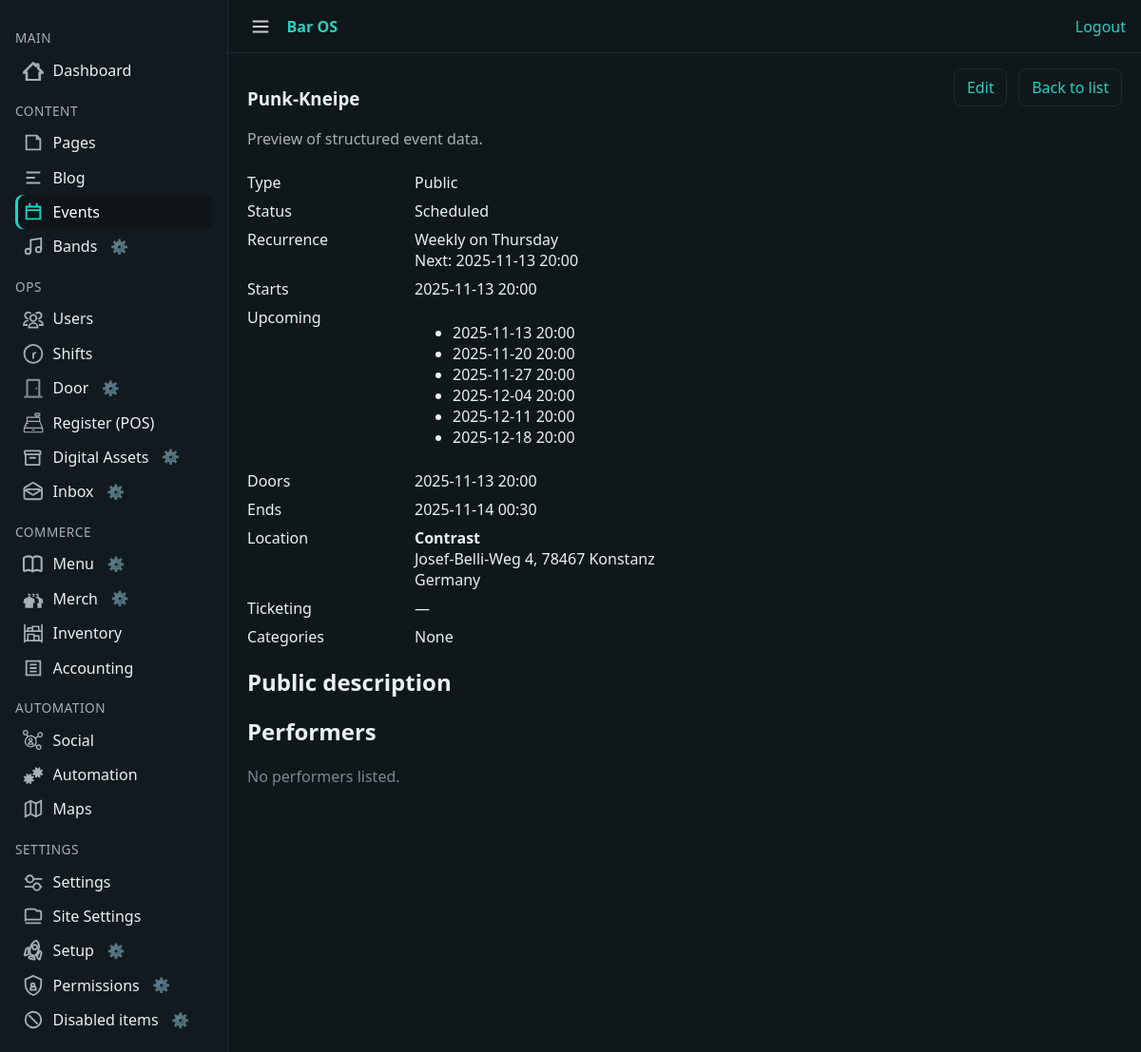
/cms/events/punk-kneipe/ (signed in), run on an earlier commit of the app's database.
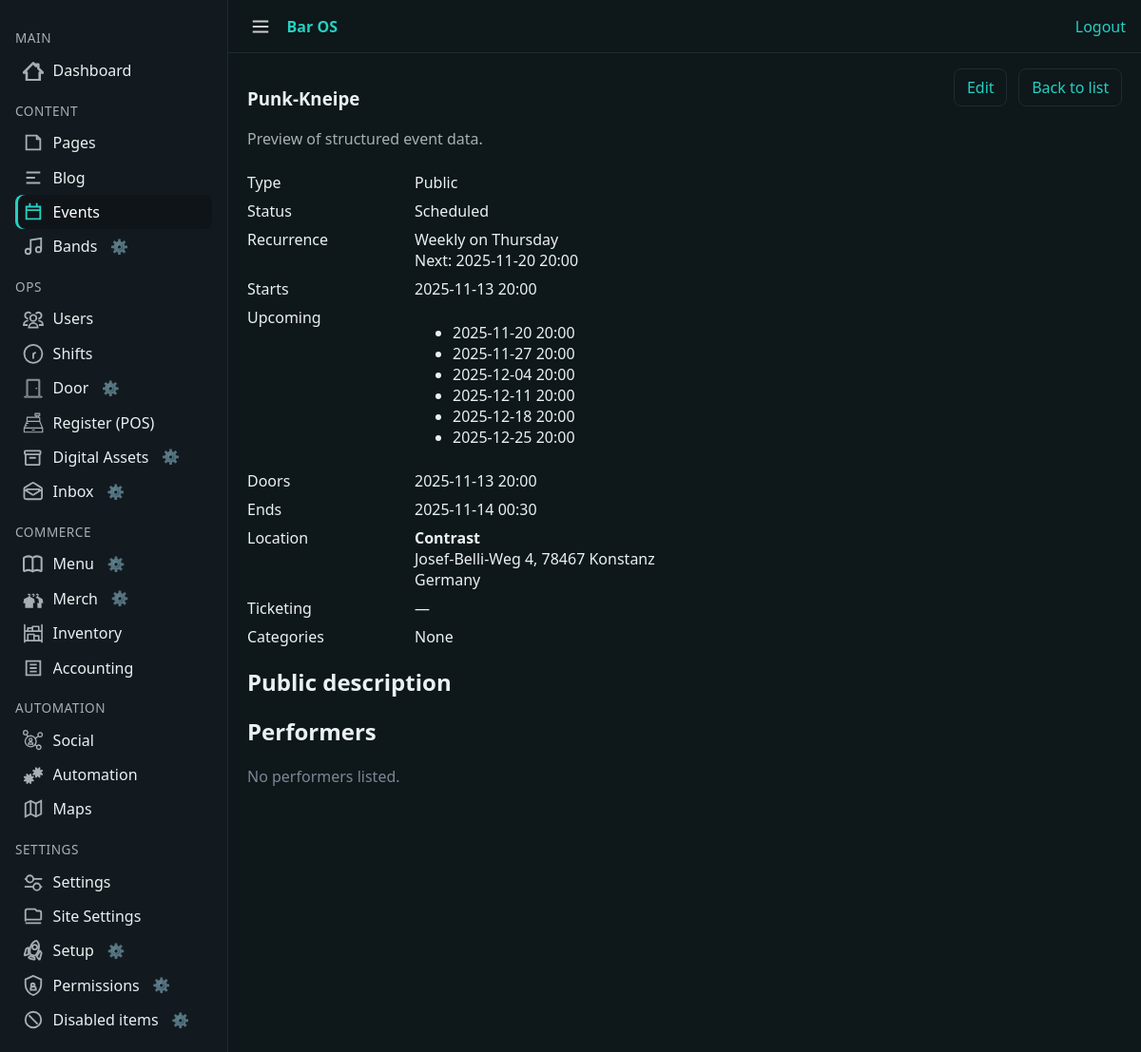
And on a later commit of the database.
### app/events/models.py (models this page shows, shortened)
class Event(models.Model):
    class EventType(models.TextChoices):
        PUBLIC = "public", "Public"
        INTERNAL = "internal", "Internal"
    class Status(models.TextChoices):
        DRAFT = "draft", "Draft"
        SCHEDULED = "scheduled", "Scheduled"
        PUBLISHED = "published", "Published"
        ARCHIVED = "archived", "Archived"
        CANCELLED = "cancelled", "Cancelled"
    class RecurrenceFrequency(models.TextChoices):
        NONE = "none", "Does not repeat"
        WEEKLY = "weekly", "Weekly"
        BIWEEKLY = "biweekly", "Every other week"
        MONTHLY_DATE = "monthly_date", "Monthly (specific date)"
        MONTHLY_WEEKDAY = "monthly_weekday", "Monthly (weekday, e.g. 1st Thursday)"
    class Weekday(models.IntegerChoices):
        MONDAY = 0, "Monday"
        TUESDAY = 1, "Tuesday"
        WEDNESDAY = 2, "Wednesday"
        THURSDAY = 3, "Thursday"
        FRIDAY = 4, "Friday"
        SATURDAY = 5, "Saturday"
        SUNDAY = 6, "Sunday"
    class WeekOfMonth(models.IntegerChoices):
        FIRST = 1, "First"
        SECOND = 2, "Second"
        THIRD = 3, "Third"
        FOURTH = 4, "Fourth"
        FIFTH = 5, "Fifth"
    title = models.CharField(max_length=200)
    slug = models.SlugField(max_length=220, unique=True, blank=True)
    status = models.CharField(
        max_length=12, choices=Status.choices, default=Status.DRAFT
    )
    event_type = models.CharField(
        max_length=20, choices=EventType.choices, default=EventType.PUBLIC
    )
    hero_image = models.ImageField(
        upload_to="events/hero/", blank=True, null=True
    )
    teaser = models.CharField(
        max_length=280,
        blank=True,
        help_text="Short summary for cards, social previews, SEO descriptions.",
    )
    description_public = models.TextField(
        blank=True, help_text="Markdown or HTML rendered on the public site."
    )
    description_internal = models.TextField(
        blank=True,
        help_text="Staff-only notes (door team briefings, settlement notes, etc.)",
    )
    categories = models.ManyToManyField(
        EventCategory,
        blank=True,
        related_name="events",
        help_text="Pick all that apply (used for filtering and SEO markup).",
    )
    doors_at = models.DateTimeField(blank=True, null=True)
    starts_at = models.DateTimeField(blank=True, null=True)
    ends_at = models.DateTimeField(blank=True, null=True)
    curfew_at = models.DateTimeField(blank=True, null=True)
    recurrence_frequency = models.CharField(
        max_length=32,
        choices=RecurrenceFrequency.choices,
        default=RecurrenceFrequency.NONE,
    )
    recurrence_weekday = models.PositiveSmallIntegerField(
        choices=Weekday.choices,
        blank=True,
        null=True,
        help_text="Weekday used for recurring patterns.",
    )
    recurrence_week_of_month = models.PositiveSmallIntegerField(
        choices=WeekOfMonth.choices,
        blank=True,
        null=True,
        help_text="Which week (1st, 2nd, etc.) of the month for weekday-based recurrences.",
    )
    recurrence_day_of_month = models.PositiveSmallIntegerField(
        blank=True,
        null=True,
        help_text="Specific day of the month (1-31) for date-based recurrences.",
    )
    recurrence_next_start_at = models.DateTimeField(
        blank=True,
        null=True,
        help_text="Optional next scheduled start when managing recurring series.",
    )
    ticket_url = models.URLField(blank=True)
    ticket_price_from = models.DecimalField(
        max_digits=7, decimal_places=2, blank=True, null=True
    )
    ticket_price_to = models.DecimalField(
        max_digits=7, decimal_places=2, blank=True, null=True
    )
    is_free = models.BooleanField(default=False)
    requires_shifts = models.BooleanField(
        default=False,
        help_text="If checked, event will appear in the shift planner.",
    )
    standard_shifts = models.ManyToManyField(
        "shifts.ShiftTemplate",
        blank=True,
        related_name="events",
        help_text="Select standard shifts (door, bar, etc.) to generate for this event.",
    )
    venue_name = models.CharField(max_length=200, blank=True)
    venue_address = models.CharField(max_length=255, blank=True)
    venue_postal_code = models.CharField(max_length=32, blank=True)
    venue_city = models.CharField(max_length=120, blank=True)
    venue_country = models.CharField(max_length=120, blank=True)
    seo_title = models.CharField(max_length=70, blank=True)
    seo_description = models.CharField(max_length=160, blank=True)
    visibility_key = models.CharField(
        max_length=120,
        blank=True,
        help_text="Visibility rule key (managed via the setup visibility cogs).",
    )
    featured = models.BooleanField(default=False)
    published_at = models.DateTimeField(blank=True, null=True)
    archived_at = models.DateTimeField(blank=True, null=True)
    created_by = models.ForeignKey(
        settings.AUTH_USER_MODEL,
        on_delete=models.SET_NULL,
        related_name="events_created",
        blank=True,
        null=True,
    )
    updated_by = models.ForeignKey(
        settings.AUTH_USER_MODEL,
        on_delete=models.SET_NULL,
        related_name="events_updated",
        blank=True,
        null=True,
    )
    created_at = models.DateTimeField(auto_now_add=True)
    updated_at = models.DateTimeField(auto_now=True)
    class Meta:
        ordering = ["-starts_at", "title"]
    @property
    def is_recurring(self) -> bool:
        return self.recurrence_frequency != self.RecurrenceFrequency.NONE
    def get_recurrence_weekday_display(self) -> str:
        if self.recurrence_weekday is None:
            return ""
        try:
            return self.Weekday(self.recurrence_weekday).label
        except ValueError:  # pragma: no cover - defensive fallback
            return ""
    @property
    def recurrence_description(self) -> str:
        freq = self.recurrence_frequency
        if freq == self.RecurrenceFrequency.NONE:
            return "Does not repeat"
        weekday = self.get_recurrence_weekday_display()
        if freq == self.RecurrenceFrequency.WEEKLY:
            return f"Weekly on {weekday}" if weekday else "Weekly"

### app/events/views.py (the view)
# urls.py: path("<slug:slug>/", views.detail, name="detail"),
@login_required
def detail(request: HttpRequest, slug: str) -> HttpResponse:
    event = get_object_or_404(Event.objects.prefetch_related("performers", "categories"), slug=slug)
    occurrences = build_occurrence_series(event, max_occurrences=6, include_past=True)
    return render(request, "events/detail.html", {"event": event, "occurrences": occurrences})

### app/comms/services/audience.py (called while the page is built)
def user_membership_ids(user):
    badge_ids = set()
    try:
        profile = user.profile
        badge_ids = set(profile.badges.values_list("id", flat=True))
    except Exception:
        pass
    group_ids = set(user.groups.values_list("id", flat=True))
    return badge_ids, group_ids

def visible_threads_qs(user, base_qs=None):
    if base_qs is None:
        base_qs = MessageThread.objects.all()
    badge_ids, group_ids = user_membership_ids(user)
    cond = Q(audiences__user=user)
    if badge_ids:
        cond |= Q(audiences__badge_id__in=badge_ids)
    if group_ids:
        cond |= Q(audiences__group_id__in=group_ids)
    qs = base_qs.filter(cond).distinct()
    return qs

### app/core/context_processors.py (called while the page is built)
def sitecfg(request):
    return {"sitecfg": get_config()}

### app/core/encryption.py (called while the page is built)
    def from_db_value(self, value, expression, connection):  # noqa: D401
        if value in self.empty_values:
            return value
        try:
            return super().from_db_value(value, expression, connection)
        except Exception:  # pragma: no cover - best-effort guard
            return value

### app/setup/models.py (called while the page is built)
    @classmethod
    def get_solo(cls):
        obj, _ = cls.objects.get_or_create(id=1)
        return obj

### app/templates/events/detail.html (shortened to what this page needs)
{% extends "cms/base_cms.html" %}
{% load static %}
{% block extra_head %}
  <link rel="stylesheet" href="{% static 'events/events.css' %}">
{% endblock %}
{% block content %}
<section class="module-header">
  <div>
    <h1>{{ event.title }}</h1>
    <p class="sub">Preview of structured event data.</p>
  </div>
  <div class="actions">
    <a class="btn btn-outline" href="{% url 'events:edit' event.slug %}">Edit</a>
    <a class="btn btn-outline" href="{% url 'events:index' %}">Back to list</a>
  </div>
</section>
<article class="event-preview">
  <dl class="kv">
    <dt>Type</dt><dd>{{ event.get_event_type_display }}</dd>
    <dt>Status</dt><dd>{{ event.get_status_display }}</dd>
    <dt>Recurrence</dt>
    <dd>
      {% if event.is_recurring %}
        {{ event.recurrence_description }}
        {% if event.recurrence_next_start_at %}
          <div class="quiet">Next: {{ event.recurrence_next_start_at|date:"Y-m-d H:i" }}</div>
        {% endif %}
      {% elif event.recurrence_next_start_at %}
        Next scheduled: {{ event.recurrence_next_start_at|date:"Y-m-d H:i" }}
      {% else %}
        Does not repeat
      {% endif %}
    </dd>
    <dt>Starts</dt>
    <dd>
      {% if event.starts_at %}
        {{ event.starts_at|date:"Y-m-d H:i" }}
      {% elif event.recurrence_next_start_at %}
        {{ event.recurrence_next_start_at|date:"Y-m-d H:i" }}
      {% else %}
        &mdash;
      {% endif %}
    </dd>
    <dt>Upcoming</dt>
    <dd>
      {% if occurrences %}
        <ul class="mini-list">
          {% for occ in occurrences|slice:":6" %}
            <li>{{ occ.start|date:"Y-m-d H:i" }}</li>
          {% endfor %}
        </ul>
      {% else %}
        <span class="quiet">No scheduled dates</span>
      {% endif %}
    </dd>
    <dt>Doors</dt><dd>{% if event.doors_at %}{{ event.doors_at|date:"Y-m-d H:i" }}{% else %}&mdash;{% endif %}</dd>
    <dt>Ends</dt><dd>{% if event.ends_at %}{{ event.ends_at|date:"Y-m-d H:i" }}{% else %}&mdash;{% endif %}</dd>
    <dt>Location</dt>
    <dd>
      {% if event.venue_name %}<strong>{{ event.venue_name }}</strong>{% endif %}
      {% if event.venue_address %}
        <div>{{ event.venue_address }}{% if event.venue_postal_code %}, {{ event.venue_postal_code }}{% endif %}{% if event.venue_city %} {{ event.venue_city }}{% endif %}</div>
      {% endif %}
      {% if event.venue_country %}<div>{{ event.venue_country }}</div>{% endif %}
    </dd>
    <dt>Ticketing</dt>
    <dd>
      {% if event.is_free %}
        Free entry
      {% else %}
        {% if event.ticket_price_from %}
          {{ event.ticket_price_from }}{% if event.ticket_price_to %}-{{ event.ticket_price_to }}{% endif %}
        {% else %}
          &mdash;
        {% endif %}
      {% endif %}
    </dd>
    <dt>Categories</dt>
    <dd>
      {% for cat in event.categories.all %}
        <span class="pill">{{ cat.name }}</span>
      {% empty %}
        <span class="quiet">None</span>
      {% endfor %}
    </dd>
  </dl>
  <section>
    <h2>Public description</h2>
  </section>
  <section>
    <h2>Performers</h2>
    <ul class="performer-list">
      {% for slot in event.performers.all %}
        <li>
          <strong>{{ slot.display_name }}</strong>
          {% if slot.slot_starts_at %}
            <span> &middot; {{ slot.slot_starts_at|date:"H:i" }}{% if slot.slot_ends_at %}-{{ slot.slot_ends_at|date:"H:i" }}{% endif %}</span>
          {% endif %}
          {% if slot.performer_type %}<span class="quiet">({{ slot.performer_type }})</span>{% endif %}
        </li>
      {% empty %}
        <li class="quiet">No performers listed.</li>
      {% endfor %}
    </ul>
  </section>
</article>
{% endblock %}

What changed in the data, as far as the page shows it:
changed Event "Punk-Kneipe": recurrence_next_start_at "2025-11-13 20:00" → "2025-11-20 20:00"
Also different on the page:
new list line: "2025-11-20 20:00"
new list line: "2025-12-25 20:00"
list line gone: "2025-11-13 20:00"
list line gone: "2025-11-20 20:00"
